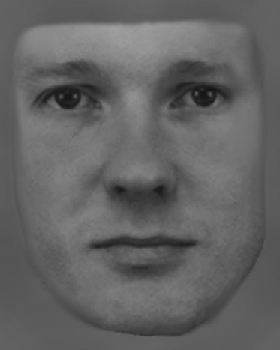
%> input picture general/pic1new.bmp, 280 x 350 px
$ octave --eval "result = powspect('pic1new.bmp');"   (GNU Octave 9; MATLAB toolbox functions it lacks are replaced by stand-ins)
%> lines starting %> are read from the running program, lines starting %| are printed output that depends on the picture
function pow = powspect(img)
%> called with img = 'pic1new.bmp'

% pow = powspect(img)
% Compute the circularly averaged power spectrum of the fourier transform
% of img.


if isstr(img) % if it's a string, we assume file name
    Im = double(imread([img]));% read img
%> Im: size 350x280 double; min 21, max 159, mean 99.2; mean of the top-left, top-right, bottom-left and bottom-right quarters 106.3, 101.4, 96.6, 92.4
elseif isnumeric(img) % otherwise we assume image data directly
    Im = img;
end
if ndims(Im) == 3
    % If it's a color image we collapse RGB --> grayscale
    Im = mean(Im,3);
end

Im_fft2 = fft2(Im);% fast fourier

Im_pow2_ls = fftshift(log(1 + abs(Im_fft2).^2)); % power spectrum
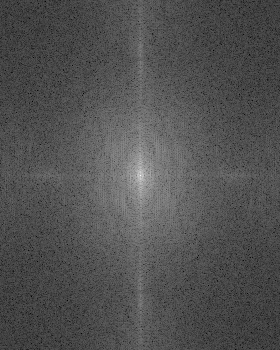
%> Im_pow2_ls: size 350x280 double; min 1.14, max 32.18, mean 11.1; drawn with min black and max white
% compute the circular mean
pow = circmean(Im_pow2_ls);

return

function avg = circmean(mat)
% avg = circmean(mat)
%
% Computes radial average of mat.
% avg is a vector of length half the length of mat.
%
% adapted from raPsd2d.m E. Ruzanski, RCG, 2009
% Maximilien Chaumon 2010.

% Process image size information
[N M] = size(mat);
%> N = 350; M = 280

% Adjust mat size
dimDiff = abs(N-M);
%> dimDiff = 70
dimMax = max(N,M);
%> dimMax = 350
% Make square
if N > M                                                                    % More rows than columns
    if ~mod(dimDiff,2)                                                      % Even difference
        imgfp = [NaN(N,dimDiff/2) mat NaN(N,dimDiff/2)];                  % Pad columns to match dimensions
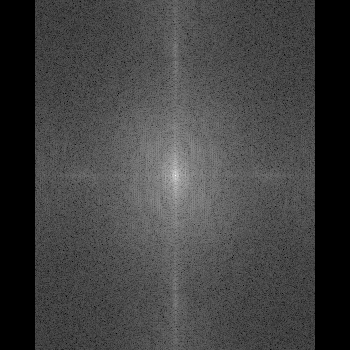
%> imgfp: size 350x350 double; 20% of the values are NaN or infinite; the others: min 1.14, max 32.18, mean 11.11; drawn with min black, max white, NaN and infinite black
    else                                                                    % Odd difference
        imgfp = [NaN(N,floor(dimDiff/2)) mat NaN(N,floor(dimDiff/2)+1)];
    end
elseif N < M                                                                % More columns than rows
    if ~mod(dimDiff,2)                                                      % Even difference
        imgfp = [NaN(dimDiff/2,M); mat; NaN(dimDiff/2,M)];                % Pad rows to match dimensions
    else
        imgfp = [NaN(floor(dimDiff/2),M); mat; NaN(floor(dimDiff/2)+1,M)];% Pad rows to match dimensions
    end
else
    imgfp = mat;
end
% Radial average
[X Y] = meshgrid(-dimMax/2:dimMax/2-1, -dimMax/2:dimMax/2-1);               % Make Cartesian grid
[theta rho] = cart2pol(X, Y);                                               % Convert to polar coordinate axes
rho = round(rho);
i = cell(floor(dimMax/2) + 1, 1);
for r = 0:floor(dimMax/2)
    i{r + 1} = find(rho == r);
end
%> after the loop, i = 176 items
avg = zeros(1, floor(dimMax/2)+1);
for r = 0:floor(dimMax/2)
    avg(1, r + 1) = nanmean( imgfp( i{r+1} ) );
end
%> after the loop, avg = 176 values, max 32.18 at index 1, min 9.64 at index 167, mean 13.05
%> in powspect, `pow = circmean(Im_pow2_ls);`: pow has the same summary as avg in circmean
%> `result = powspect('pic1new.bmp');`: result has the same summary as avg in circmean
